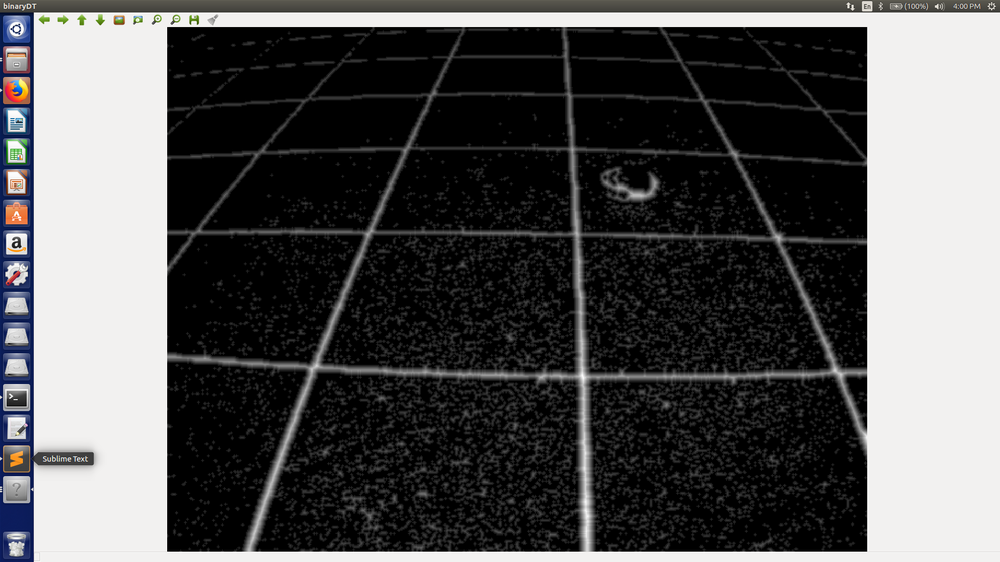
//> input picture very-first-programmes/canny1.png, 1000 x 562 px, shrunk from 1920 x 1080 before the run
$ ./canny   (built with g++ and OpenCV 4)
//> lines starting //> are read from the running program, lines starting //| are printed output that depends on the picture
#include "opencv2/highgui/highgui.hpp"
#include "opencv2/imgproc/imgproc.hpp"
#include "opencv2/core/core.hpp"
#include<iostream>
#include<stdio.h>
#include<math.h>
using namespace cv;
using namespace std;
int tmax=255;
int tmin=0;
void updateimg(int t,void *a)
{
//> called with t = 255
  int i,j;
   Mat img=imread("canny1.png",0);
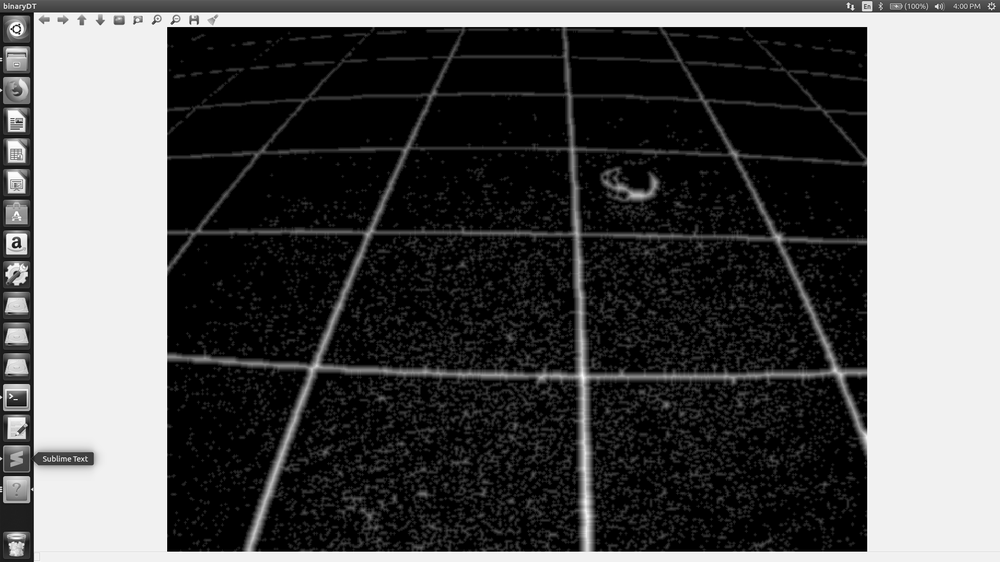
//> img: 562 rows x 1000 cols, CV_8UC1; min 0, max 255, mean 84.8
   Mat img1(img.rows,img.cols,CV_8UC1,Scalar(0));
   Mat img2(img.rows,img.cols,CV_8UC1,Scalar(0));
   Canny(img,img1,tmin,tmax,3,1);
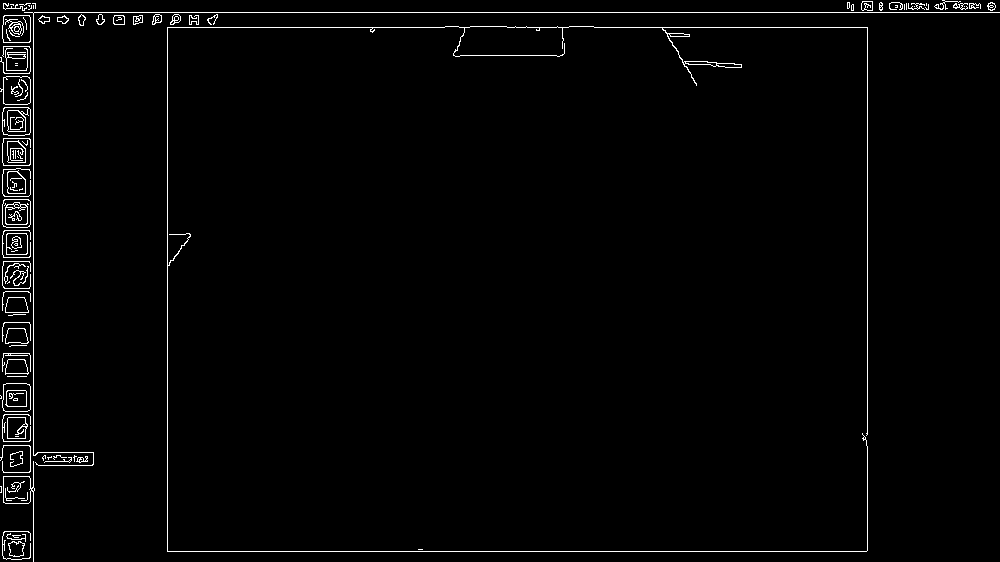
//> img1: 562 rows x 1000 cols, CV_8UC1; 1.7% white in thin lines or dots
   // [10 lines of commented-out code are left out]
   imwrite("sketch.jpg",img2);
   imshow("win2",img1);
   waitKey(0);
}
int main()
{
  namedWindow("win2",WINDOW_NORMAL);
  createTrackbar("trackMAX","win2",&tmax,255,updateimg);

  createTrackbar("trackMIN","win2",&tmin,100,updateimg);
  updateimg(tmax,NULL);
  updateimg(tmin,NULL);
  return 0;
}
